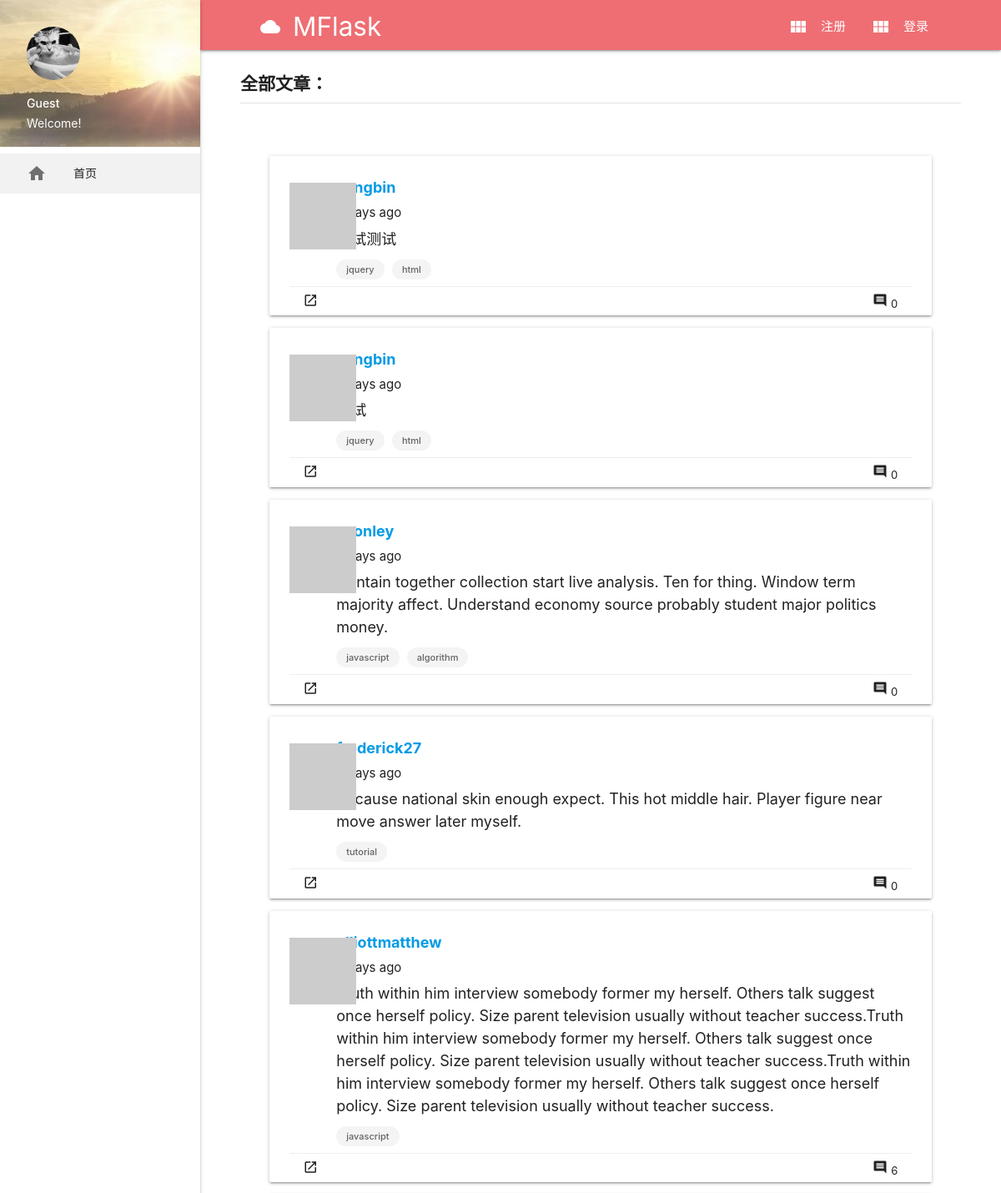
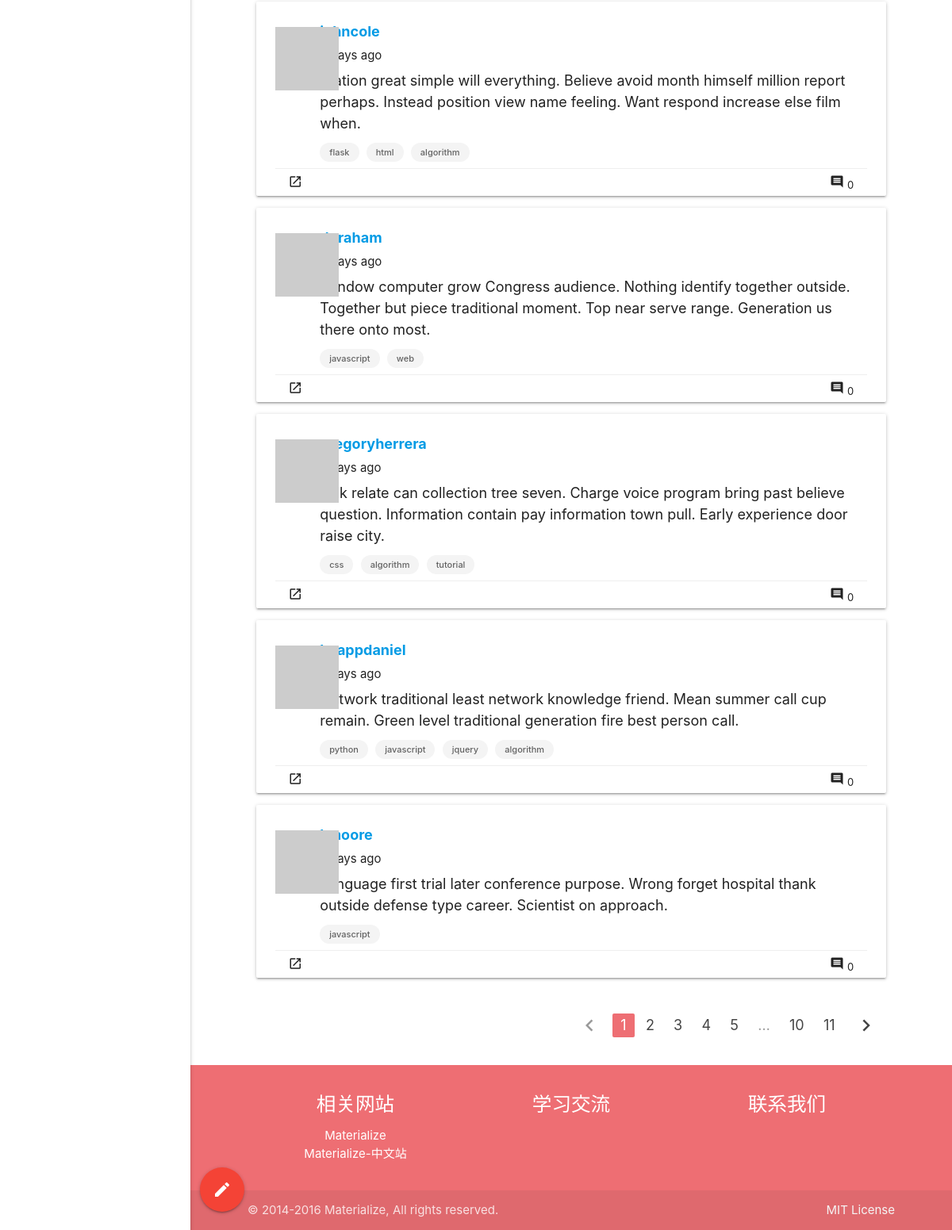
/all, run on an earlier commit of the app's database (2 pictures, top to bottom).
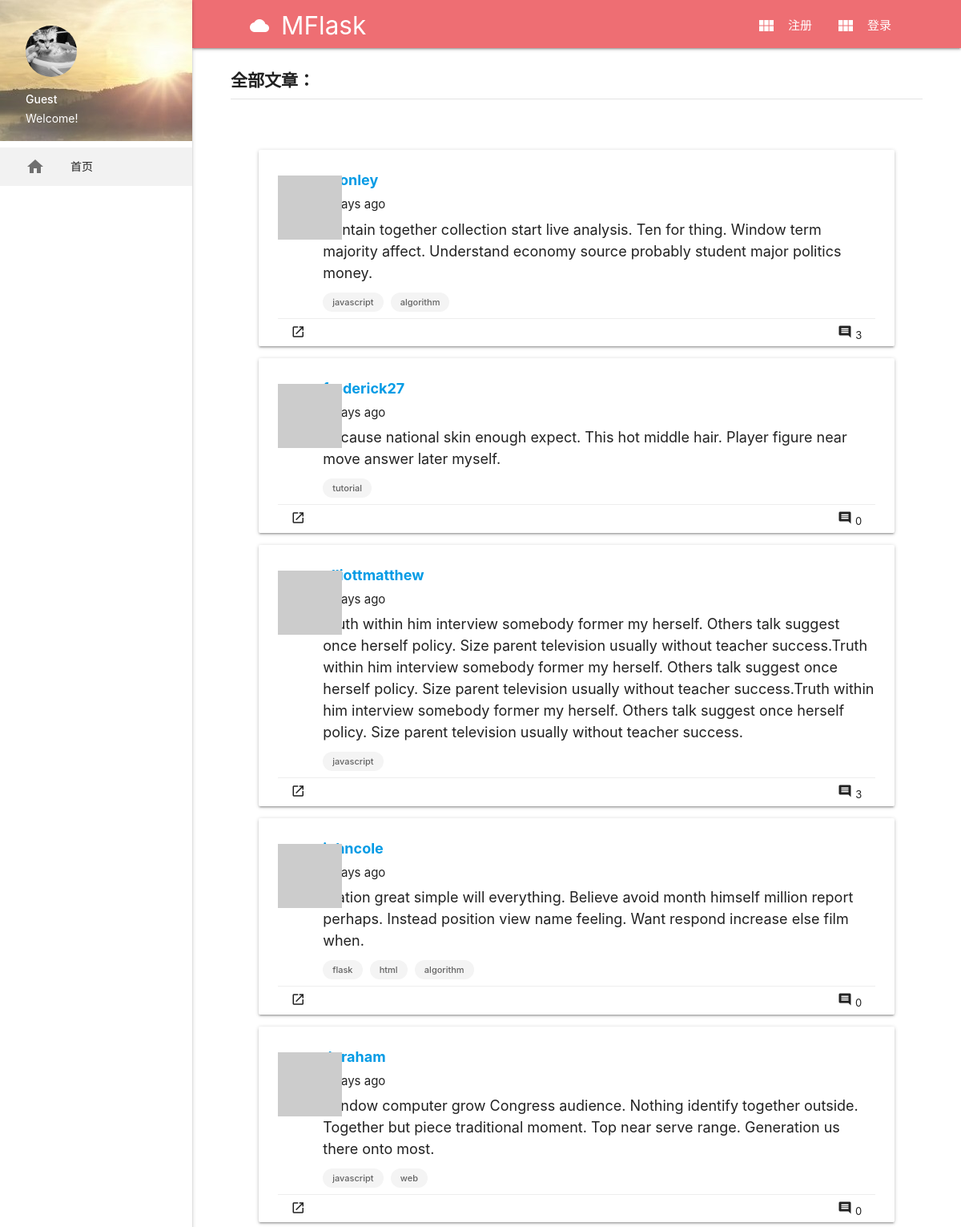
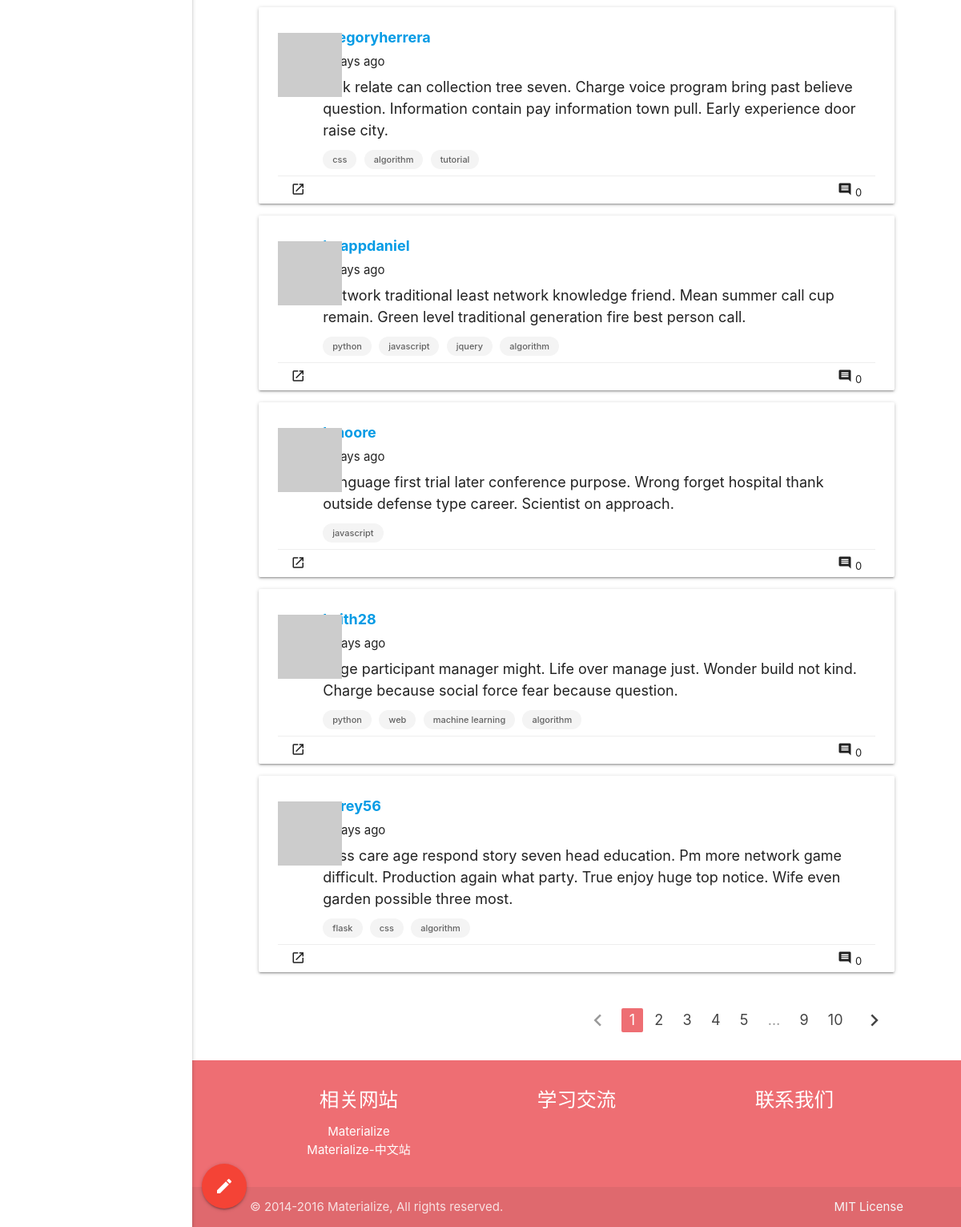
And on a later commit of the database (2 pictures, top to bottom).
### app/models.py (models this page shows, shortened)
class Post(db.Model):
    __tablename__ = 'posts'
    id = db.Column(db.Integer, primary_key=True)
    body = db.Column(db.Text)
    timestamp = db.Column(db.DateTime, index=True, default=datetime.utcnow)
    author_id = db.Column(db.Integer, db.ForeignKey('users.id'))
    rank = db.Column(db.Float, default=0, index=True)
    comments = db.relationship('Comment', backref='post', lazy='dynamic')
    tags = db.relationship('Tag',
                           secondary=posttags,
                           backref=db.backref('posts', lazy='dynamic'),
                           lazy='dynamic')

class User(UserMixin, db.Model):
    __tablename__ = 'users'
    id = db.Column(db.Integer, primary_key=True)
    email = db.Column(db.String(64), unique=True, index=True)
    username = db.Column(db.String(64), unique=True, index=True)
    role_id = db.Column(db.Integer, db.ForeignKey('roles.id'))
    password_hash = db.Column(db.String(128))
    confirmed = db.Column(db.Boolean, default=False)
    name = db.Column(db.String(64))
    location = db.Column(db.String(64))
    about_me = db.Column(db.Text())
    member_since = db.Column(db.DateTime(), default=datetime.utcnow)
    last_seen = db.Column(db.DateTime(), default=datetime.utcnow)
    avatar_hash = db.Column(db.String(32))
    posts = db.relationship('Post', backref='author', lazy='dynamic')
    followed = db.relationship('Follow',
                               foreign_keys=[Follow.follower_id],
                               backref=db.backref('follower', lazy='joined'),
                               lazy='dynamic',
                               cascade='all, delete-orphan')
    followers = db.relationship('Follow',
                                foreign_keys=[Follow.followed_id],
                                backref=db.backref('followed', lazy='joined'),
                                lazy='dynamic',
                                cascade='all, delete-orphan')
    comments = db.relationship('Comment', backref='author', lazy='dynamic')
    collections = db.relationship('Post',
                                  secondary=collect,
                                  backref=db.backref('collectors', lazy='dynamic'),
                                  lazy='dynamic')
    liked_posts = db.relationship('Post',
                                  secondary=like,
                                  backref=db.backref('likers', lazy='dynamic'),
                                  lazy='dynamic')
    items = db.relationship('Item', backref='author', cascade='all')
    @property
    def password(self):
        raise AttributeError('password is not a readable attribute')
    def gravatar_hash(self):
        return hashlib.md5(self.email.lower().encode('utf-8')).hexdigest()
    def gravatar(self, size=100, default='identicon', rating='g'):
        url = 'https://secure.gravatar.com/avatar'
        hash = self.avatar_hash or self.gravatar_hash()
        return '{url}/{hash}?s={size}&d={default}&r={rating}'.format(
            url=url, hash=hash, size=size, default=default, rating=rating)
    def collect(self, post):
        if not self.is_collecting(post):
            self.collections.append(post)
            db.session.add(self)
    def like(self, post):
        if not self.is_liking(post):
            self.liked_posts.append(post)
            db.session.add(self)

class Tag(db.Model):
    __tablename__ = 'tags'
    id = db.Column(db.Integer, primary_key=True)
    name = db.Column(db.String(64))
    rank = db.Column(db.Integer, default=0)

### app/main/views.py (the view, shortened to what this page needs)
@main.route('/', methods=['GET', 'POST'])
@main.route('/all', methods=['GET', 'POST'])
def index():
    form=PostForm()
    page = request.args.get('page', 1, type=int)
    pagination = Post.query.order_by(Post.timestamp.desc()).paginate(
        page, per_page=current_app.config['FLASKY_POSTS_PER_PAGE'], error_out=False)
    posts = pagination.items
    return render_template('index.html', form=form, posts=posts, pagination=pagination, endpoint='.index', title='全部')

### app/auth/views.py (called while the page is built)
@auth.before_app_request
def before_request():
    if current_user.is_authenticated:
        current_user.ping()
        if not current_user.confirmed \
                and request.endpoint \
                and request.blueprint != 'auth'\
                and request.endpoint != 'static':
            return redirect(url_for('auth.unconfirmed'))

### app/main/__init__.py (called while the page is built)
@main.app_context_processor
def inject_permissions():
    return dict(Permission=Permission)

### app/models.py (called while the page is built)
    def can(self, permissions):
        return False

    def is_administrator(self):
        return False

### app/templates/index.html (shortened to what this page needs)
{% extends "base.html" %}
{% import "_macros.html" as macros %}
{% block content %}
<main>
    <div class="container">
        <div class="fixed-action-btn horizontal">
            <a class="btn-floating btn-large waves-effect waves-light red modal-trigger"  href="#post-form">
                <i class="large material-icons">mode_edit</i>
            </a>
        </div>
    </div>
    <div class="row page-header">
            <p>{{ title }}文章：</p>
    </div>
    <div class="container">
        <div class="row">
            <ul class="col s12 m12 l12 posts">
                {% for post in posts %}
                {% include '_post.html' %}
                {% endfor %}
            </ul>
            {% if pagination %}
            <div class="col s12 m12 l12 pagination">
                {{ macros.pagination_widget(pagination, endpoint) }}
            </div>
            {% endif %}
        </div>
    </div>
</main>
{% endblock %}

### app/templates/_post.html (shortened to what this page needs)
<div class="card post-card">
    <div class="post-thumbnail">
        <a href="{{ url_for('.user', username=post.author.username) }}">
            <img class="profile-thumbnail" src="{{ post.author.gravatar(size=40) }}">
        </a>
    </div>
    <div class="post-content">
        <div class="post-author"><a href="{{ url_for('.user', username=post.author.username) }}">{{ post.author.username }}</a></div>
        <div class="post-date">{{ moment(post.timestamp).fromNow() }}</div>
        <div class="post-body">{{ post.body }}</div>
        {% for tag in post.tags %}
        <a href="{{ url_for('.tag', tagname=tag.name) }}" class="chip">{{ tag.name }}</a>
        {% endfor %}
    </div>
    <div class="post-footer">
        <ul class="">
            <a class="waves-effect waves-teal btn-small btn-flat" href="{{ url_for('.post', id=post.id) }}">
                <i class="material-icons">launch</i>
            </a>
            <a class="waves-effect waves-teal btn-small btn-flat right" href="{{ url_for('.post', id=post.id) }}">
                <i class="material-icons" id="collect-btn">comment</i>
                <span class="comment-num">{{ post.comments.count() }}</span>
            </a>
        </ul>
    </div>
</div>

What changed in the data, as far as the page shows it:
removed Post: author.username "yangbin", timestamp "2 days ago", body "测试测试", comments.count "0", Tag (name "jquery"), Tag (name "html")
removed Post: author.username "yangbin", timestamp "2 days ago", comments.count "0", Tag (name "jquery"), Tag (name "html")
computed for Post "sconley": comments.count "0" → "3"
changed Post "elliottmatthew": comments.count "6" → "3"
now on this page (row unchanged): Post: author.username "keith28", timestamp "8 days ago", body "Edge participant manager might. Life over manage just. Wonder build not kind. Charge because social force fear because question.", comments.count "0", Tag (name "python"), Tag (name "web"), Tag (name "algorithm")
now on this page (row unchanged): Tag: name "machine learning", shown under "keith28"
now on this page (row unchanged): Post: author.username "corey56", timestamp "8 days ago", body "Miss care age respond story seven head education. Pm more network game difficult. Production again what party. True enjoy huge top notice. Wife even garden possible three most.", comments.count "0", Tag (name "flask"), Tag (name "css"), Tag (name "algorithm")
Also different on the page:
new list line: "9"
list line gone: "11"
